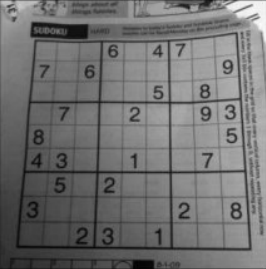
#> input picture Lect 2/data/dave.jpg, 266 x 269 px
$ jupyter execute 3_EdgeDetection.ipynb   (shell and % lines are left out)   (older library calls are emulated)
#> lines starting #> are read from the running program, lines starting #| are printed output that depends on the picture
# 邊緣檢測(Edge Detection)算法簡介
邊緣檢測是一種在數字圖像處理和計算機視覺中常用的技術。它用於識別圖像中的邊界和輪廓，對於形狀分析、物體識別和圖像分割非常重要。<br>
下列將介紹一些基本概念、邊緣檢測算法以及應用示例。

## 邊緣檢測的基本概念
邊緣是在圖像中亮度或顏色急劇變化的地方。邊緣檢測的目的是找到這些變化點，從而識別圖像中的結構和輪廓。

#### 增加對比與亮度
cv2.convertScaleAbs(img, output, alpha, beta)
* img 來源影像
* output 輸出影像，公式：output = img*alpha + beta
* alpha, beta 公式中的參數

## 1. Roberts算子
Roberts算子是一種基於局部差分的邊緣檢測方法。它通過計算相鄰像素之間的差分來識別邊緣

- **邊緣定位準確**：能夠找到邊緣的精確位置
- **對噪聲敏感**：容易受到噪聲的影響
- **應用場景**：適用於邊緣明顯且噪聲較少的圖像

Roberts算子通常在圖像邊緣附近產生較寬的響應，檢測的邊緣常需要細化處理

[cell 1]
import cv2
import numpy as np
from matplotlib import pyplot as plt
img = cv2.imread('data/dave.jpg',0)
#> img is the input picture: shape (269, 266); min 1, max 251, mean 112.6
#img = cv2.cvtColor(img,cv2.COLOR_BGR2GRAY)

robert_x = np.array([[1, 0],[0, -1]], dtype = np.float32)
robert_y = np.array([[0, -1],[1, 0]], dtype = np.float32)

filteredx = cv2.filter2D(img, cv2.CV_64F,robert_x)
filteredx = cv2.convertScaleAbs(filteredx)
filteredy = cv2.filter2D(img, cv2.CV_64F,robert_y)
filteredy = cv2.convertScaleAbs(filteredy)
filtered = cv2.add(filteredx, filteredy)
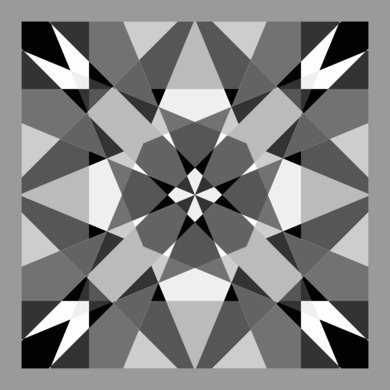
#> input picture Lect 2/data/robert.png, 390 x 390 px
#> further down, image is the input picture: shape (390, 390); min 0, max 255, mean 132.8
filtered = cv2.convertScaleAbs(filtered)

plt.imshow(filtered, cmap = 'gray')
plt.title('Robert')
plt.show()

[cell 2]
import numpy as np
from scipy import signal
import cv2

def roberts(I,_boundary='fill',_fillvalue=0):
    #圖像的高、寬
#> called with _boundary = 'symm', _fillvalue = 0
    H1,W1=I.shape[0:2]
#> H1 = 390; W1 = 390
    #卷積核的尺寸
    H2,W2=2,2
    #卷積核 1 及 錨點的位置
    R1 = np.array([[1,0],[0,-1]],np.float32)
    kr1,kc1=0,0
    #計算 fuLl 卷積
    IconR1 = signal.convolve2d(I,R1,mode='full',boundary = _boundary,fillvalue=_fillvalue)
    IconR1=IconR1[H2-kr1-1:H1+H2-kr1-1,W2-kc1-1:W1+W2-kc1-1]
#> IconR1: shape (390, 390) float32
    #卷積核2
    R2 = np.array([[0,1],[-1,0]],np.float32)
    #先計算 full 卷積
    IconR2 = signal.convolve2d(I,R2,mode='full',boundary = _boundary,fillvalue=_fillvalue)
    #錨點的位置
    kr2,kc2 = 0,1
    #根據錨點的位置，截取 full卷積，從而得到 same 卷積
    IconR2=IconR2[H2-kr2-1:H1+H2-kr2-1,W2-kc2-1:W1+W2-kc2-1]
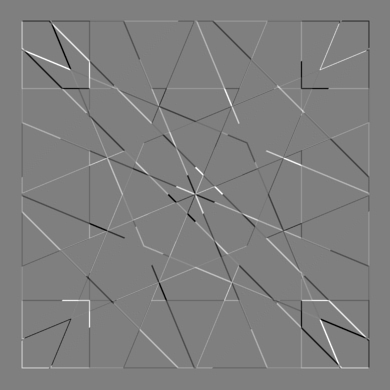
#> IconR2: shape (390, 390) float32; min -229, max 229, mean 0; drawn with min black and max white
    return (IconR1,IconR2)


image = cv2.imread('data/robert.png',cv2.IMREAD_GRAYSCALE)
cv2.imshow("image",image)
#卷積，注意邊界擴充一般採用 " symm " ->使用對稱邊界條件以避免在圖像邊界處創建邊緣。
IconR1,IconR2 = roberts(image,'symm')
#45度方向上的邊緣強度的灰度級顯示
IconR1 = np.abs(IconR1)
edge_45 = IconR1.astype(np.uint8)
cv2.imshow("edge_45",edge_45)
cv2.imwrite("img3_robert_45_edge.jpg",edge_45)
#135度方向上的邊緣強度
IconR2 = np.abs(IconR2)
edge_135 = IconR2.astype(np.uint8)
cv2.imshow("edge_135",edge_135)
cv2.imwrite("img3_robert_135_edge.jpg",edge_135)
#用平方和的開方衡量最後的輸出邊緣
edge = np.sqrt(np.power(IconR1,2.0) + np.power(IconR2,2.0))
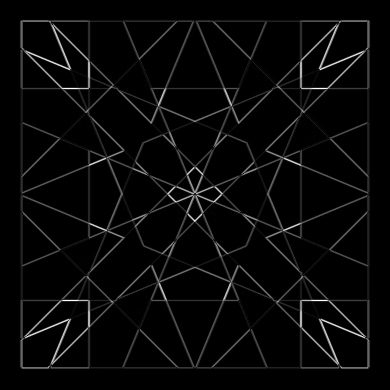
#> edge: shape (390, 390) float32; min 0, max 275.8, mean 9.7; drawn with min black and max white
edge = np.round(edge)
edge[edge>255] = 255
#> edge: shape (390, 390) float32; min 0, max 255, mean 9.7
edge = edge.astype(np.uint8)
#顯示邊緣
cv2.imshow("edge",edge)
cv2.imwrite("img3_robert_edge.jpg",edge)
cv2.waitKey(0)
cv2.destroyAllWindows()

## 2. Prewitt算子
Prewitt算子使用像素的平均值來檢測邊緣，是一種更為平滑的邊緣檢測方法

- **抑制噪聲**：像素平均過程可減少噪聲的影響
- **邊緣定位較弱**：平均過程可能導致定位不夠準確
- **應用場景**：適合含有一定噪聲的圖像

Prewitt算子在降低噪聲和檢測邊緣之間取得了平衡

[cell 3]
import cv2
import numpy as np
from matplotlib import pyplot as plt
img = cv2.imread('data/dave.jpg',0)
#img = cv2.cvtColor(img,cv2.COLOR_BGR2GRAY)

prewitt_x = np.array([[-1, 0, 1], [-1, 0, 1], [-1, 0, 1]], dtype=np.float32)
prewitt_y = np.array([[1, 1, 1], [0, 0, 0], [-1, -1, -1]], dtype=np.float32)

filteredx = cv2.filter2D(img,cv2.CV_64F,prewitt_x)
filteredx = cv2.convertScaleAbs(filteredx)
filteredy = cv2.filter2D(img,cv2.CV_64F,prewitt_y)
filteredy = cv2.convertScaleAbs(filteredy)
filtered = cv2.add(filteredx,filteredy)
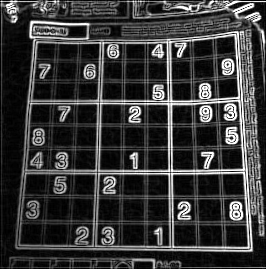
#> filtered: shape (269, 266); min 0, max 255, mean 56.6
#filtered = cv2.convertScaleAbs(filtered)

plt.imshow(filteredx,cmap = 'gray')
plt.title('Prewitt X')
plt.show()
plt.imshow(filteredy,cmap = 'gray')
plt.title('Prewitt Y')
plt.show()
plt.imshow(filtered ,cmap = 'gray')
plt.title('Prewitt')
plt.show()

## 3. Sobel算子
Sobel算子通過加權平均(基於卷積的方法)來檢測邊緣，考慮到鄰域中不同距離的像素對當前像素的不同影響

- **加權平均**：鄰域中距離較近的像素影響較大，距離較遠的像素影響較小
- **更平滑的邊緣**：在減少噪聲的同時保持較好的邊緣檢測效果
- **應用場景**：適合需要平滑和邊緣定位的圖像

Sobel算子在多數應用中是常用的邊緣檢測算法，使用水平和垂直方向上的濾波器來檢測邊緣，通常用於粗略的邊緣檢測
```python
# 應用
sobel_x = cv2.Sobel(image, cv2.CV_64F, 1, 0, ksize=3)
sobel_y = cv2.Sobel(image, cv2.CV_64F, 0, 1, ksize=3)

# 合併結果
sobel_combined = np.sqrt(sobel_x**2 + sobel_y**2)

```

[cell 4]
import cv2
import numpy as np
from matplotlib import pyplot as plt
img = cv2.imread('data/dave.jpg',0) #sobel.jpg
sobelx = cv2.Sobel(img,cv2.CV_64F,1,0,ksize=3)
sobely = cv2.Sobel(img,cv2.CV_64F,0,1,ksize=3)

sobelx = cv2.convertScaleAbs(sobelx)
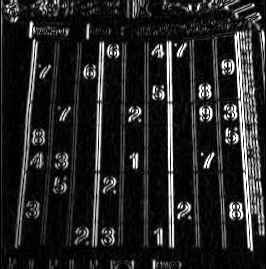
#> sobelx: shape (269, 266); min 0, max 255, mean 36.4
sobely = cv2.convertScaleAbs(sobely)
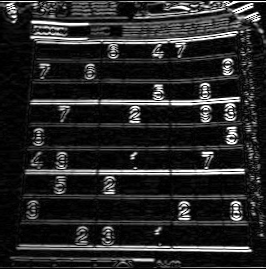
#> sobely: shape (269, 266); min 0, max 255, mean 38.7
sobel = cv2.add(sobelx,sobely)
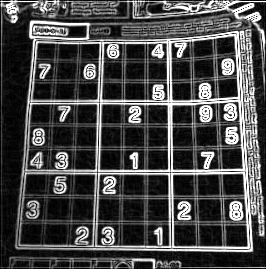
#> sobel: shape (269, 266); min 0, max 255, mean 72.4
sobel = cv2.convertScaleAbs(sobel)
'''
plt.imshow(img,cmap = 'gray')
plt.title('Original')
plt.show()
'''
plt.imshow(sobelx,cmap = 'gray')
plt.title('Sobel X')
plt.show()
plt.imshow(sobely,cmap = 'gray')
plt.title('Sobel Y')
plt.show()
plt.imshow(sobel,cmap = 'gray')
plt.title('Sobel')
plt.show()

## 4. Laplacian算子
Laplacian算子是基於二階導數的邊緣檢測方法。它通過計算圖像的拉普拉斯變換來檢測邊緣

- **雙向檢測**：可以檢測正向和反向的邊緣
- **敏感度高**：對於邊緣的變化非常敏感
- **應用場景**：需要強烈邊緣檢測的場合

Laplacian算子可能需要進一步處理，以減少噪聲和多餘的邊緣
```python
laplacian = cv2.Laplacian(img,cv2.CV_64F)
abslaplacian = cv2.convertScaleAbs(laplacian)
```

[cell 5]
import cv2
import numpy as np
from matplotlib import pyplot as plt
img = cv2.imread('data/dave.jpg',0)
laplacian = cv2.Laplacian(img,cv2.CV_64F)
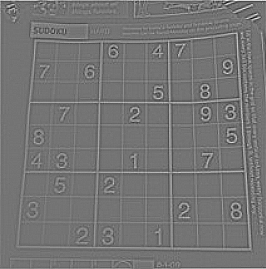
#> laplacian: shape (269, 266) float64; min -150, max 178, mean 0.3; drawn with min black and max white
abslaplacian = cv2.convertScaleAbs(laplacian)
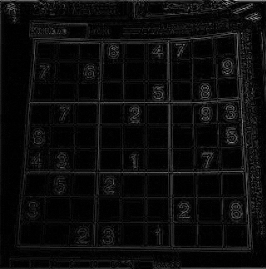
#> abslaplacian: shape (269, 266); min 0, max 178, mean 11.6
plt.imshow(abslaplacian,cmap = 'gray')
plt.title('Laplacian')
plt.show()

## 5. Canny算子
Canny演算法是一個複合性高效的邊緣偵測演算法，結合了高斯模糊、梯度計算、非極大值抑制和邊緣連接四個演算法去實踐邊緣偵測

- **精確邊緣**：通過多個步驟來確保邊緣的精確性
- **抑制噪聲**：高斯模糊過程減少了噪聲的影響
- **非極大值抑制**：確保邊緣是單一且明確的
- **應用場景**：其中最好的邊緣檢測方法，在雜訊處理與邊緣定位都有不錯的表現<br>標示出的邊緣與實際邊緣接近且邊緣線條細緻
```python
# 應用Canny邊緣檢測
edges = cv2.Canny(image, 100, 200)
```

[cell 6]
import cv2
import numpy as np
from matplotlib import pyplot as plt
img = cv2.imread('data/dave.jpg',0) #laplacian.jpg
canny = cv2.Canny(img,100,200)
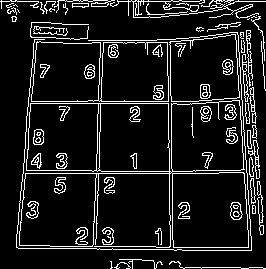
#> canny: shape (269, 266); 10.9% white in thin lines or dots
plt.figure(figsize=(6, 6))
plt.imshow(canny,cmap = 'gray')
plt.title('Canny')
plt.show()

## 結論
這些邊緣檢測算子各自有其特點和應用場景。選擇合適的邊緣檢測算法取決於圖像特徵和應用需求

## 調整Canny門檻值，使Edge的品質最好

[cell 7]
import cv2
import numpy as np
from matplotlib import pyplot as plt

#建立回调函数
def changeThreshold(x):
    lth=cv2.getTrackbarPos('low','image')
    hth=cv2.getTrackbarPos('high','image')
    canny = cv2.Canny(img,lth,hth)
    cv2.imshow('image',canny)
#建立一影像
img = cv2.imread('data/dave.jpg',0)

cv2.namedWindow('image',cv2.WINDOW_NORMAL)
cv2.createTrackbar('low','image',0,255,changeThreshold)
cv2.createTrackbar('high','image',0,255,changeThreshold)
while(True):
    if cv2.waitKey(1)&0xFF==27:
#> (key Esc is pressed here)
